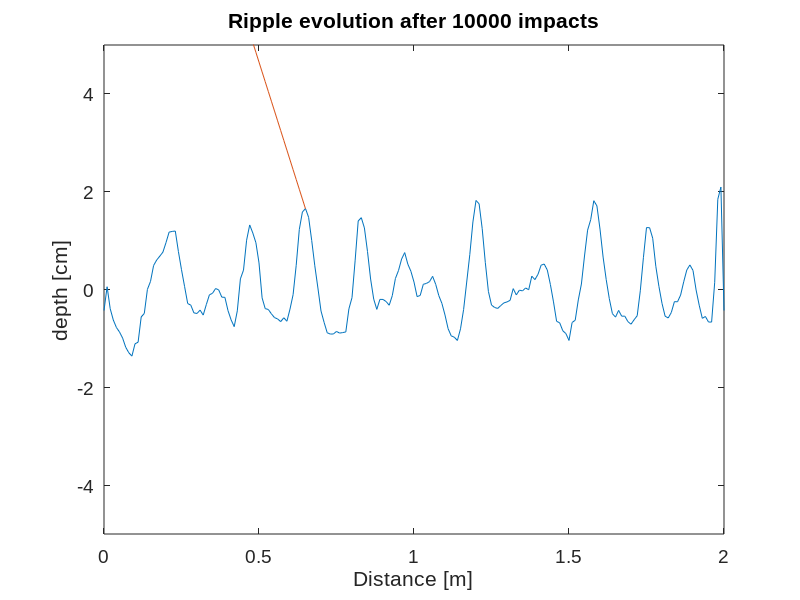

This chart was generated by the following MATLAB code:
%% Sediment transport
% 1D Ripple model
% JSB March 31,2016

clear all
figure(1)
clf

%% Initialize

D = 0.001; % grain size

% x array
dx = 10*D; % x step mm
xmax = 2; % xmax m
x = 0:dx:xmax; % x array
jmax = length(x);

% z array
z = 0.001*rand(size(x)); % randomized initial topo

% now assess how many grains are in each bin
N = (z*dx)/(D^2); % number of grains per pin

% time array
dt = 1; % impact step
tmax = 10000; % max number of impacts
t = 0:dt:tmax; % time array

imax = length(t);

% beam
slope = -0.2; % 11.31 degree angle with slope of .2
multfactor = ((-slope)*xmax); % max y intercept - mulitiply by random number generator

% plot animation
n=200; %number of plots
tplot = tmax/n; % time step of plot

%% run
for i = 1:imax % Calculates each time step
    % defining zbeam at each impact
    b = rand(1); % generate random number between 0 and 1
    b = b*multfactor; % b between 0 and max intercept
    zbeam = (slope*x)+b; % zbeam line for each impact
    
    % finding where the beam hits the topography
    below = [];
    below = find(zbeam <= z); % find all points where zbeam is <= topo
    if isempty(below)==1
        hit = 1+floor(jmax*rand);
    else
        hit = below(1); % only want the first point where zbeam is <= topo
    end
    
    N(hit) = N(hit)- 5; % remove 5
    N(max(1,mod(hit+3,jmax)))=N(max(1,mod(hit+3,jmax)))+1; %add 1
    N(max(1,mod(hit+4,jmax)))=N(max(1,mod(hit+4,jmax)))+3; %add 3
    N(max(1,mod(hit+5,jmax)))=N(max(1,mod(hit+5,jmax)))+1; %add 1
    
    
    z = N*(D*D)/dx; % calculate new z
       
    z(1) = z(end); % wrap around boundary condition
    
if  (rem(t(i),tplot)==0) % decrease plotting frequency - speed up animation
    figure(1), clf
    plot(x,z*100); % plot topography
    hold on
    plot(x(1:hit),zbeam(1:hit)*100); % plot beam until it hits topo
    axis([0 xmax -0.05*100 0.05*100]) % hold axis constant
    hold off

    xlabel('Distance [m]')
    ylabel('depth [cm]')
    set(gca,'fontsize',14,'fontname','arial')
    title(['Ripple evolution after ',num2str(t(i)),' impacts'])
    pause(0.05)
end

end

